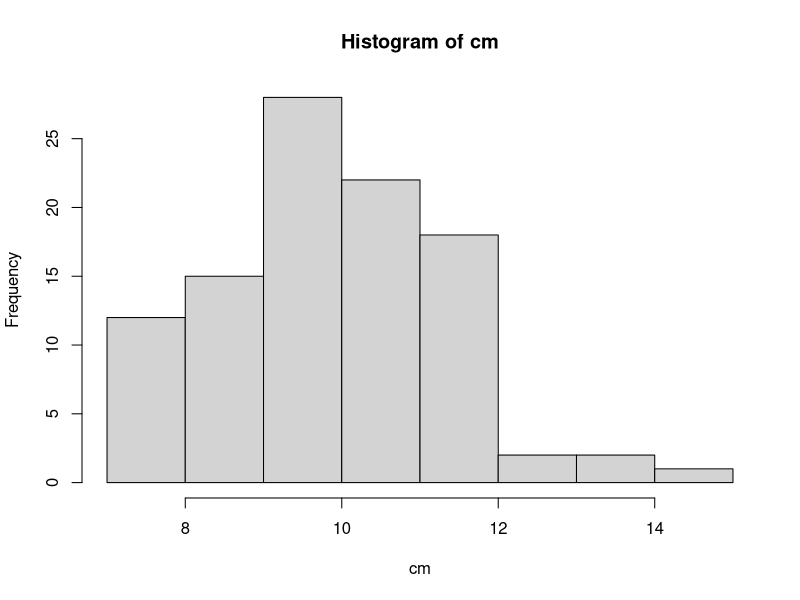

This figure's R source:
## ---- chunk 1
knitr::opts_chunk$set(echo = TRUE)
## ---- chunk 2
?sample
## ---- chunk 3
sample(1:6, 4, replace = TRUE)
## ---- chunk 4
sample(1:6, 4, replace = TRUE)
## ---- chunk 5
sample(1:20, 10)
## ---- chunk 6
LETTERS
## ---- chunk 7
sample(LETTERS)
## ---- chunk 8
flips <- sample(c(0,1), size = 100, replace = TRUE, prob = c(0.3, 0.7))
## ---- chunk 9
flips
## ---- chunk 10
sum(flips)
## ---- chunk 11
?rbinom
## ---- chunk 12
rbinom(1,100,0.7)
## ---- chunk 13
flips2 <- rbinom(n = 100, size = 1, prob = 0.7)
## ---- chunk 14
flips2
## ---- chunk 15
sum(flips2)
## ---- chunk 16
?rnorm
## ---- chunk 17
rnorm(10, 0, 1)
## ---- chunk 18
rnorm(10, 100, 25)
## ---- chunk 19
rpois(5, 10)
## ---- chunk 20
my_pois <- replicate(100, rpois(5, 10))
## ---- chunk 21
my_pois
## ---- chunk 22
colMeans(my_pois)
## ---- chunk 23
cm <- colMeans(my_pois)
## ---- chunk 24
hist(cm)
